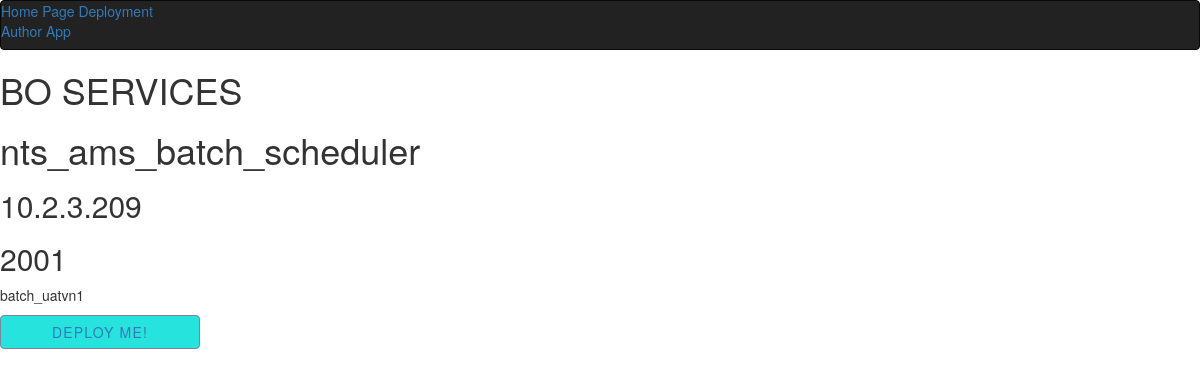
The app's page /batch/nts_ams_batch_scheduler/ with its own data.
### myapp/models.py (models this page shows, shortened)
class Item(models.Model):
    i_name = models.CharField(max_length=30)
    i_host = models.CharField(max_length=30)
    i_service = models.IntegerField()
    i_link_source = models.CharField(max_length=300, blank=True)
    i_subsystem = models.CharField(max_length=50)
    i_processName = models.CharField(max_length=100)
    i_baseDir     = models.CharField(max_length=100)
    cat = models.ForeignKey(Category,on_delete=models.CASCADE)

### myapp/views.py (the view)
# urls.py: url(r"^batch/(?P<name>\w+)/$", views.item_detail_batch, name='batch_item_detail'),
def item_detail_batch(request,name):
    batch_item_detail = Item.objects.get(i_name=name)
    return render(request,'batch_item_detail.html',{'batch_item_detail' :  batch_item_detail})

### myapp/templates/batch_item_detail.html (shortened to what this page needs)
{% extends 'base.html' %}
{% block content %}
<h1>BO SERVICES</h1>
    <h1>{{ batch_item_detail.i_name }}</h1>
    <h2>{{ batch_item_detail.i_host }}</h2>
    <h2>{{ batch_item_detail.i_service }}</h2>
    <p>{{ batch_item_detail.i_subsystem}}</p>
     <div class="btn btn--border btn--primary btn--animated">
            <a class="btn-draw" href="{% url 'edit_detail_bo' name=batch_item_detail.i_name %}">Deploy Me!</a>
    </div>
{% endblock content %}

### myapp/static/css/style.css (style rules this page uses)
* { box-sizing: border-box; }
.btn, button { background: #27e3de; border: none; font-size: 10px; font-size: 1rem; background-color: #27e3de; color: white; letter-spacing: 1.5px; text-transform: uppercase; padding: 14px 21px; padding: 1.4rem 2.1rem; border: 2px solid #27e3de; transition: color 0.1s cubic-bezier(0.16, 0.08, 0.355, 1), background 0.1s cubic-bezier(0.16, 0.08, 0.355, 1); display: inline-block; cursor: pointer; width: 100%; min-width: 200px; min-width: 20rem; outline: none; vertical-align: middle; text-align: center; position: relative; overflow: hidden; }
@media (min-width: 400px) { .btn, button { width: auto; } }
@media (min-width: 800px) { .btn, button { font-size: 1.1rem; padding: 1.6rem 2.8rem; } }
body { position: relative; font-family: sans-serif; font-size: 14px; }
.btn { position: relative; display: inline-block; letter-spacing: 1.2px; padding: 12px 32px; text-align: center; text-transform: uppercase; overflow: hidden; z-index: 1; cursor: pointer; }
.btn--primary { color: lightslategray; }
.btn--border { border-width: 1px; border-style: solid; border-radius: 10px; box-sizing: border-box; }
.btn--animated { transition-property: color; transition-duration: 0.5s; }
.btn--animated.btn--border.btn--primary { border: 1px solid lightslategray; }
.btn--animated:before { content: ""; position: absolute; top: 0; left: 0; right: 0; bottom: 0; background: lightslategray; transform: scaleX(0); transform-origin: 0 50%; transition-property: transform; transition-duration: 0.5s; transition-timing-function: ease-out; z-index: -1; }

### records on screen
Item: i_name "nts_ams_batch_scheduler", i_host "10.2.3.209", i_service "2001", i_subsystem "batch_uatvn1"
